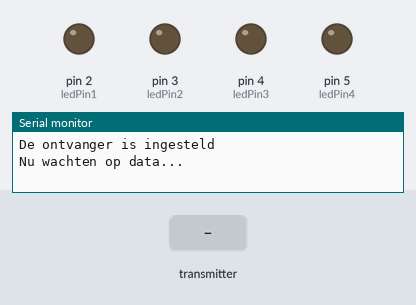
A sketch run on a simulated Arduino Uno, built with avr-gcc and run on an emulated ATmega328P. On the bench: output pins drawn as LEDs (lit = HIGH), the last lines printed to the serial monitor. Inputs (shaded band) come from the test bench. No radio packets arrive unless stated.

Above: at 1.2 s.
1.3 s: the transmitter starts sending vergregen_data.0 = 1023
At 2.2 s:
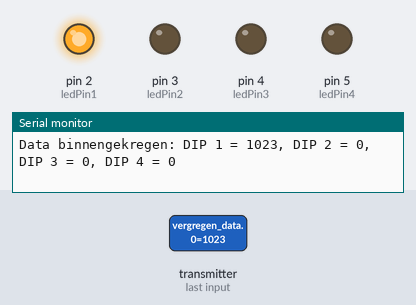
2.8 s: the transmitter starts sending vergregen_data.1 = 1023
At 3.3 s:
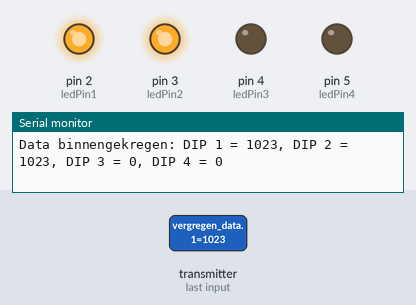
4.3 s: the transmitter starts sending vergregen_data.2 = 1023
At 5.5 s:
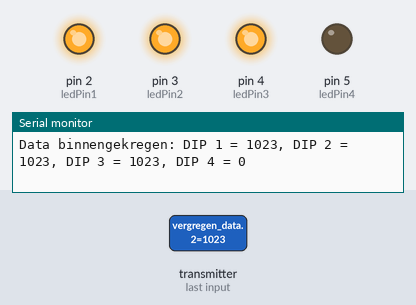
5.8 s: the transmitter starts sending vergregen_data.3 = 1023
At 6.8 s:
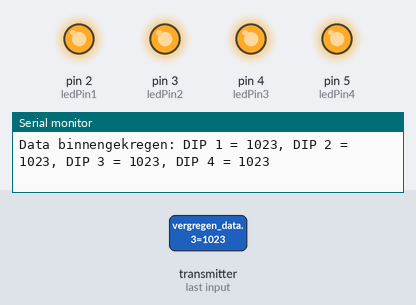
7.3 s: the transmitter starts sending vergregen_data.0 = 256
At 8.0 s:
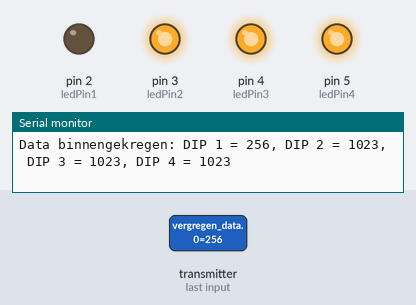
8.8 s: the transmitter starts sending vergregen_data.1 = 0
At 9.1 s:
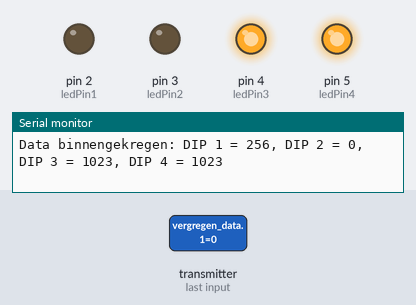
Timing chart, 0 to 11.3 s (numbered marks = the images above; inputs shaded):
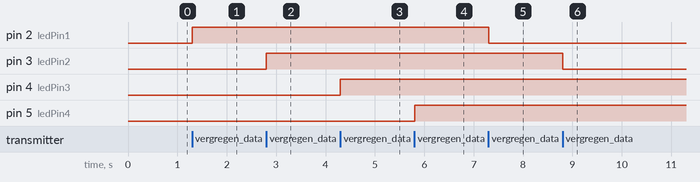

The sketch:

led_ontvanger.ino
```cpp
/*
 Led ontvanger code
 */
#include <SPI.h>
#include "nRF24L01.h"
#include "RF24.h"
#include "printf.h"

// Dit zijn constantes
RF24 radio(9,10); // Juiste connecties voor de tranceiver
const uint64_t pipe = 0xF0F0F0F0D2LL; // Stel communicatie adress in
byte ledPin1 = 2; // Pin waar led op is aangesloten
byte ledPin2 = 3; // Pin waar led op is aangesloten
byte ledPin3 = 4; // Pin waar led op is aangesloten
byte ledPin4 = 5; // Pin waar led op is aangesloten


void setup(void)
{
  pinMode(ledPin1, OUTPUT); // Stel pin in als output
  pinMode(ledPin2, OUTPUT); // Stel pin in als output
  pinMode(ledPin3, OUTPUT); // Stel pin in als output
  pinMode(ledPin4, OUTPUT); // Stel pin in als output
  Serial.begin(57600); // Baud snelheid voor Seriële communicatie
  printf_begin(); // Start printf code
  radio.begin(); // Start tranceiver code
  radio.setRetries(15,15); // Tijd tussen herzendingen, # herzendingen
  radio.setDataRate( RF24_2MBPS ); // Stel de communicatiesnelheid in (RF24_250KBPS of RF24_1MBPS of RF24_2MBPS)
  radio.setChannel(76); // Stel communicatiekanaal in (0-127)
  radio.openReadingPipe(1,pipe); // Open communicatie lijn om te kunnen lezen
  radio.startListening(); // Start met luisteren naar data
  radio.printDetails(); // Print hoe de tranceiver is ingesteld
  printf("De ontvanger is ingesteld\n\r"); // Print
  printf("Nu wachten op data...\n\r"); // Print
}

void loop(void)
{
  if ( radio.available() ) // Is de data klaar?
  {
    int  vergregen_data[4]; // Dit is een array om de ontvangen data in op te slaan
    bool done = false; // Boolean done is false
    while (!done) // Zolang done niet true is doe...
    {
      done = radio.read( &vergregen_data, sizeof(vergregen_data) ); // Haal de data binnen en kijk of dat de laatste data was
      printf("Data binnengekregen: "); // Voor debuggen
      Serial.print("DIP 1 = "); // Voor debuggen
      Serial.print(vergregen_data[0]); // Voor debuggen
      Serial.print(", DIP 2 = "); // Voor debuggen
      Serial.print(vergregen_data[1]); // Voor debuggen
      Serial.print(", DIP 3 = "); // Voor debuggen
      Serial.print(vergregen_data[2]); // Voor debuggen
      Serial.print(", DIP 4 = "); // Voor debuggen
      Serial.println(vergregen_data[3]); // Voor debuggen


      digitalWrite(ledPin1, vergregen_data[0]); // Geef hoog of laag signaal als output, afhankelijk van de verkregen data
      digitalWrite(ledPin2, vergregen_data[1]); // Geef hoog of laag signaal als output, afhankelijk van de verkregen data
      digitalWrite(ledPin3, vergregen_data[2]); // Geef hoog of laag signaal als output, afhankelijk van de verkregen data
      digitalWrite(ledPin4, vergregen_data[3]); // Geef hoog of laag signaal als output, afhankelijk van de verkregen data

      delay(10); // Vertraging om de stabiliteit te verhogen
    }
  }
}
```

printf.h
```cpp
// (licence header left out)
/**
 * @file printf.h
 *
 * Setup necessary to direct stdout to the Arduino Serial library, which
 * enables 'printf'
 */

#ifndef __PRINTF_H__
#define __PRINTF_H__

#ifdef ARDUINO

int serial_putc( char c, FILE * )
{
  Serial.write( c );

  return c;
}

void printf_begin(void)
{
  fdevopen( &serial_putc, 0 );
}

#else
#error This example is only for use on Arduino.
#endif // ARDUINO

#endif // __PRINTF_H__
```

Measured:
- after the input at 1.3 s, pin 2 (ledPin1): LOW → HIGH at once
- after the input at 2.8 s, pin 3 (ledPin2): LOW → HIGH at once
- after the input at 4.3 s, pin 4 (ledPin3): LOW → HIGH at once
- after the input at 5.8 s, pin 5 (ledPin4): LOW → HIGH at once
- after the input at 7.3 s, pin 2 (ledPin1): HIGH → LOW at once
- after the input at 8.8 s, pin 3 (ledPin2): HIGH → LOW at once
